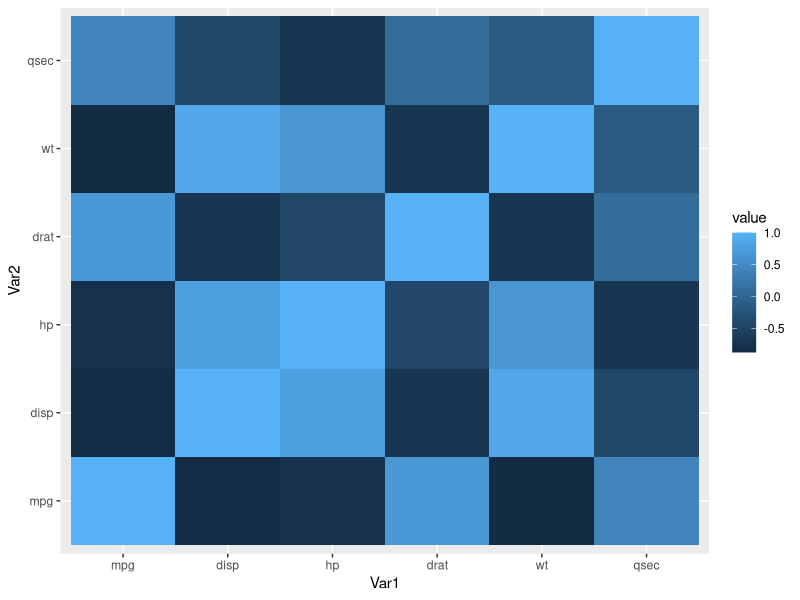
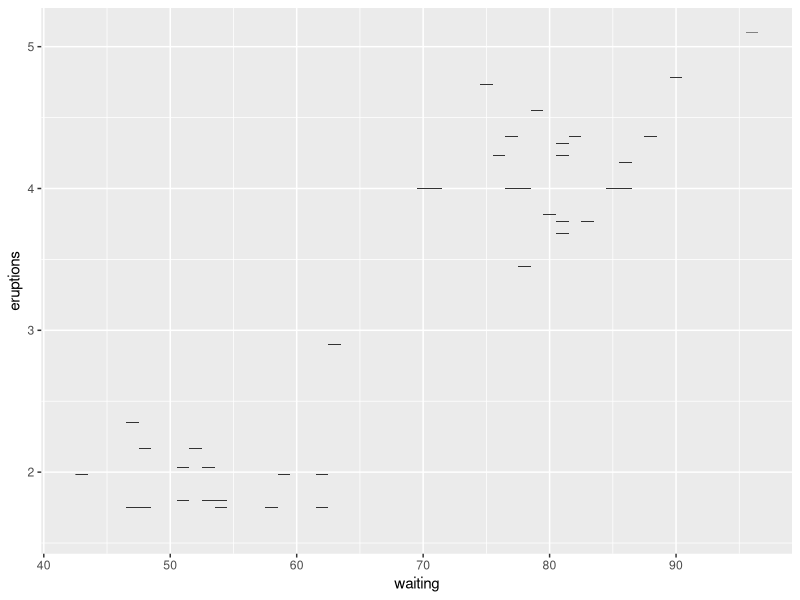
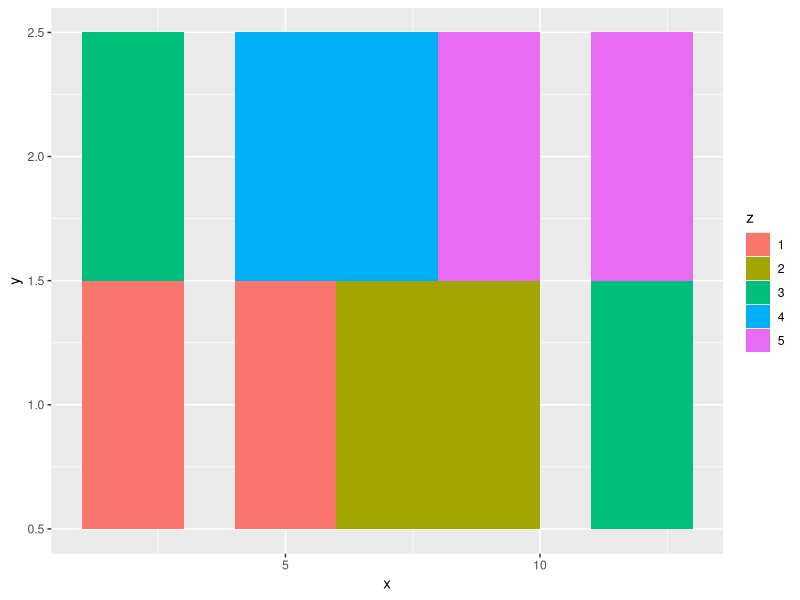

The R script that drew these images, in order:
mydata <- mtcars[, c(1,3,4,5,6,7)]
cormat <- round(cor(mydata),2)

library(reshape2)
melted.cormat <- melt(cormat)

library(ggplot2)
ggplot(data = melted.cormat, aes(x=Var1, y=Var2, fill=value)) +
    geom_tile()

##ggplot(faithful, aes(x=waiting, y=eruptions)) + geom_raster(aes(fill = density))
ggplot(faithful, aes(x=waiting, y=eruptions)) + geom_raster(aes())



# If you want to draw arbitrary rectangles, use geom_tile() or geom_rect()
df <- data.frame(
  x = rep(c(2, 5, 7, 9, 12), 2),
  y = rep(c(1, 2), each = 5),
  z = factor(rep(1:5, each = 2)),
  w = rep(diff(c(0, 4, 6, 8, 10, 14)), 2)
)
ggplot(df, aes(x, y)) +
  geom_tile(aes(fill = z))
